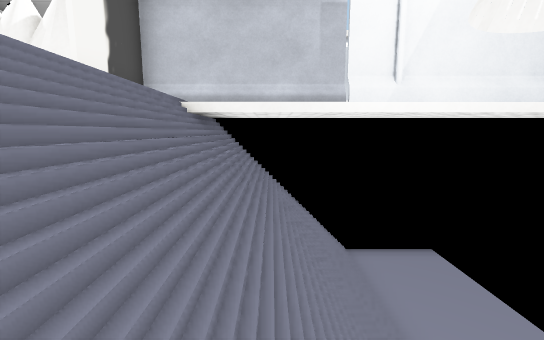
[1] (above)

12 first-person views from a walk through a Unity game level. The camera is 1.3 m above the floor, tilts 8° down and sees 90° across. The floor is counted in squares, 1 m on a side. Each view is taken from the middle of a square. On the plan, view 1 faces up. The plan holds only what a view shows up to about 13 squares ahead; the rest is blank. The place goes on beyond the plan. The player is left out. Some surface patterns are stand-ins.

[2]
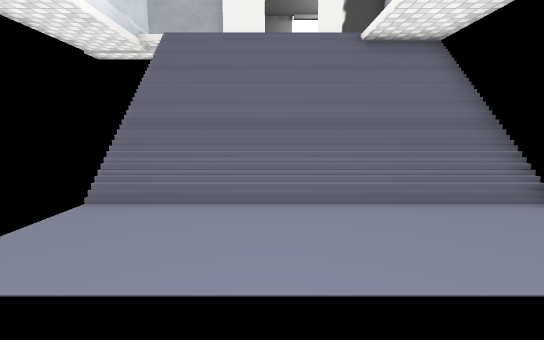

[3]
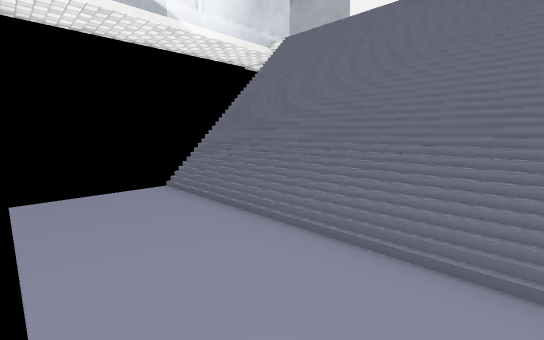

[4]
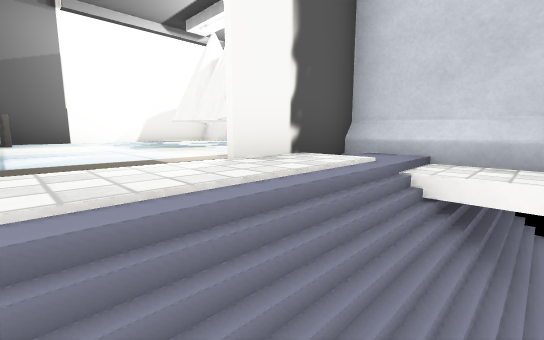

[5]
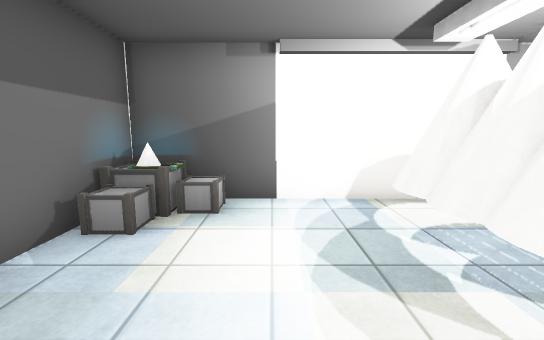

[6]
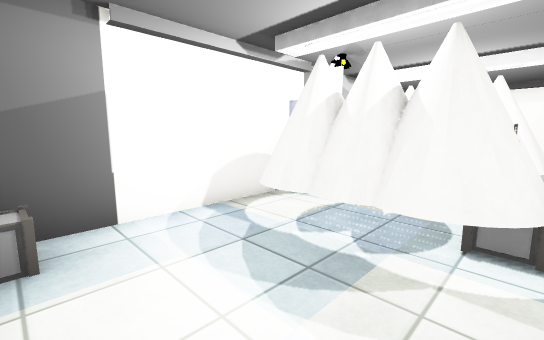

[7]
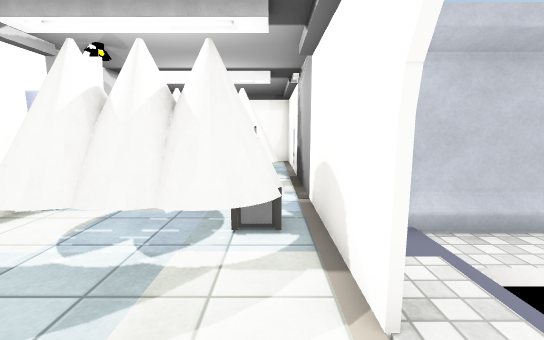

[8]
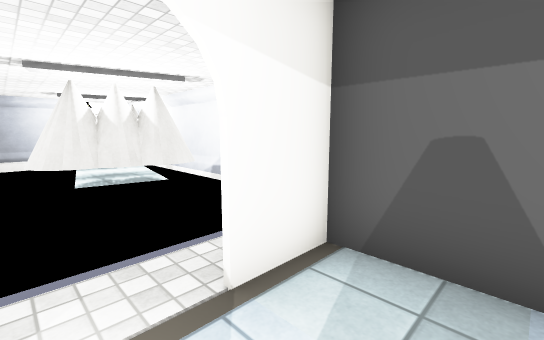

[9]
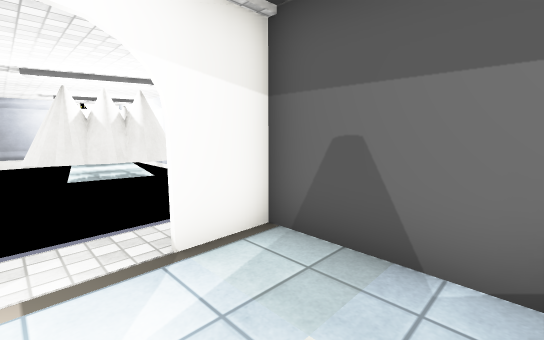

[10]
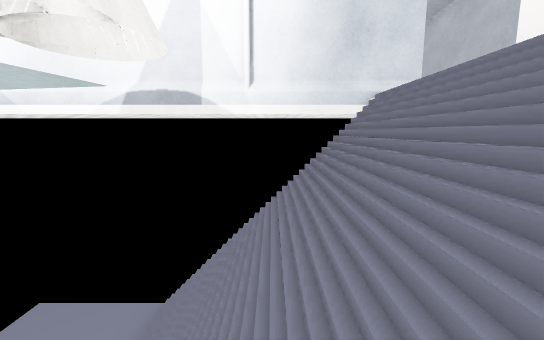

[11]
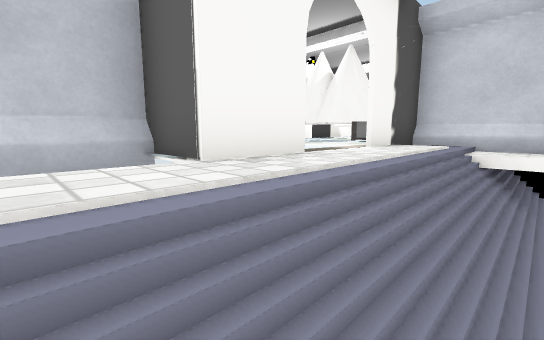

[12]
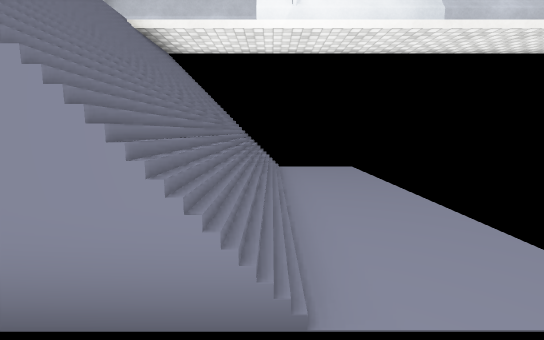

### Floor plan
Key: @ floor where view 1 was taken; # wall or solid block; . main floor; : floor 4.25 m higher than the main floor; / step, stairs or slope; ^ raised ledge; L lamp; C crate; O other object.
Columns run from 8 left of view 1 to 7 right of it. Each row starts with its distance up from view 1.
 10 OLLL#O
  9  ^  ^O
  8 ##L  O ^#
  7 ^LLLCO###//...
  6 OLLLLO::///...
  5 O::::O/////...
  4 O:::://////...
  3 O:::://////... .
  2 OC:::O/////...
  1 OOOO#O/////...
  0    ##///@//...
 -1     #
 -2     #     .
 -3     #
 -4        ###

Where each view was taken, in squares from view 1:
view 1: 0 up, 0 right, facing up
view 2: 3 up, 7 right, facing left
view 3: 6 up, 5 right, facing down-left
view 4: 3 up, 1 left, facing up-left
view 5: 4 up, 3 left, facing left
view 6: 3 up, 4 left, facing up-left
view 7: 3 up, 4 left, facing up
view 8: 4 up, 5 left, facing down-right
view 9: 4 up, 6 left, facing down-right
view 10: 5 up, 0 right, facing down
view 11: 0 up, 1 left, facing up-left
view 12: 2 down, 2 right, facing up
